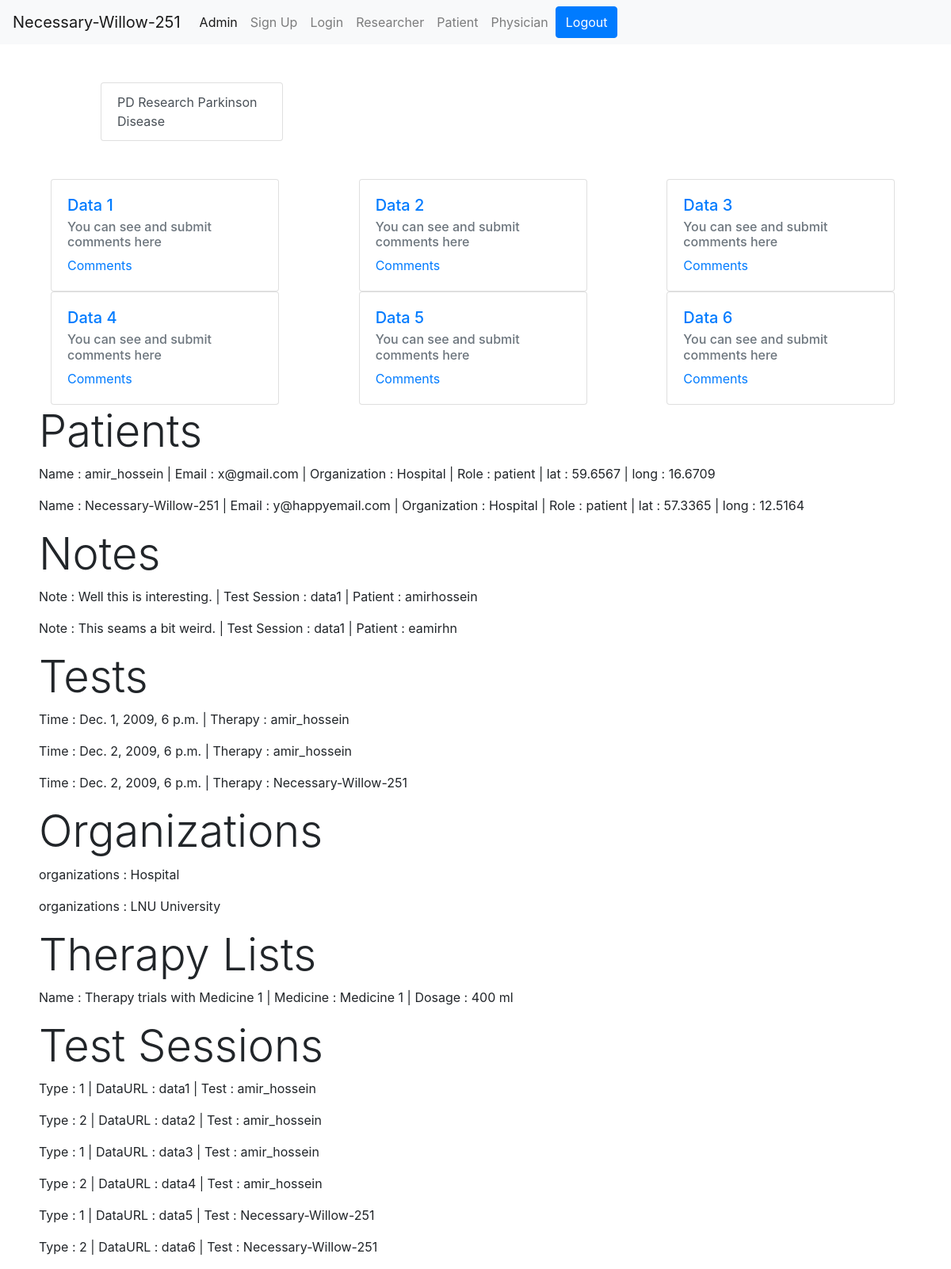
Page /researcher/ (signed in) on the committed database.
### authenticate/models.py (models this page shows, shortened)
class User(models.Model):
    User = models.ForeignKey(User, on_delete=models.CASCADE,null=False)
    userID = models.IntegerField(primary_key=True,null=False)
    Role_IDrole = models.ForeignKey(
        Role, on_delete=models.CASCADE,null=False)
    Organization = models.ForeignKey(
        Organization, on_delete=models.CASCADE, null=False)
    email = models.EmailField(max_length=255)
    lat = models.FloatField(default=None,null=True,blank=True)
    long = models.FloatField(default=None,null=True,blank=True)
    provider = models.CharField(max_length=20,null=True,blank=True)

class Organization(models.Model):
    organizationID = models.IntegerField(primary_key=True,null=False)
    name = models.CharField(max_length=255,null = False)
    def __str__(self):
        return self.name

class Role(models.Model):
    roleID = models.IntegerField(primary_key=True,null=False)
    name = models.CharField(max_length=45,null = False)
    type = models.CharField(max_length=45,null = False)
    def __str__(self):
        return self.name

class Note(models.Model):
    noteID = models.IntegerField(primary_key=True,null=False)
    note = models.TextField()
    Test_Session_IDtest_session = models.ForeignKey(
    Test_Session, on_delete=models.CASCADE, blank=True, null=False)
    User_IDmed = models.ForeignKey(
    User, on_delete=models.CASCADE, blank=True, null=False)

class Test_Session(models.Model):
    test_SessionID = models.IntegerField(primary_key=True,null=False)
    test_type = models.IntegerField(null=False)
    DataURL = models.CharField(max_length=255,null = False)
    Test_IDtest = models.ForeignKey(
    Test, on_delete=models.CASCADE, blank=True, null=False)
    def __str__(self):
        return self.DataURL

class Test(models.Model):
    testID = models.IntegerField(primary_key=True,null=False)
    dateTime = models.DateTimeField(null=False)
    Therapy_IDtherapy = models.ForeignKey(
    Therapy, on_delete=models.CASCADE, blank=True, null=False)

class Therapy(models.Model):
    therapyID = models.IntegerField(primary_key=True,null=False)
    User_IDpatient = models.ForeignKey(
    User, on_delete=models.CASCADE, blank=True, null=False)
    User_IDmed = models.IntegerField(null=True)
    TherapyList_IDtherapylist = models.ForeignKey(
    Therapy_List, on_delete=models.CASCADE, blank=True, null=False)

class Therapy_List(models.Model):
    therapy_listID = models.IntegerField(primary_key=True,null=False)
    name = models.CharField(max_length=45,null = False)
    Medicine_IDmedicine = models.ForeignKey(
    Medicine, on_delete=models.CASCADE, blank=True, null=False)
    Dosage = models.CharField(max_length=45,null=False)

class Medicine(models.Model):
    medicineID = models.IntegerField(primary_key=True,null=False)
    name = models.CharField(max_length=45,null = False)
    def __str__(self):
        return self.name

### authenticate/views.py (the view)
# urls.py: path('researcher/',researcherView,name='researcher'),
def researcherView(request):
    context = User.objects.filter(Role_IDrole=1)
    arg = {'users':context,
    'note':Note.objects.all(),
    'tests':Test.objects.all(),
    'organization':Organization.objects.all(),
    'therapy_list':Therapy_List.objects.all(),
    'test_session':Test_Session.objects.all()}
    return render(request, 'authenticate/researcher.html',arg)

### authenticate/templates/authenticate/researcher.html (shortened to what this page needs)
{% extends 'homePage.html' %}
{%load static%}
{% load crispy_forms_tags %}
{% load socialaccount %}
{% block body %}
<div class="margin-c container-md">
    <div class="row row-cols-1 gx-5" style="margin:3rem;">
        <div class="col-3">
            <div class="list-group">
                <a href="{% url 'parkinson' %}">
                    <button type="button" class="list-group-item list-group-item-action">PD Research Parkinson Disease</button>
                </a>
            </div>
        </div>
    </div>
    <div class="row row-cols-1">
        <div class="col">
        <div class="card" style="width: 18rem;">
            <div class="card-body">
                <a href="{% static 'data1.txt' %}"><h5 class="card-title">Data 1</h5></a>
                <h6 class="card-subtitle mb-2 text-muted">You can see and submit comments here</h6>
              <a href="{% url 'comments' 1 %}" class="card-link">Comments</a>
            </div>
          </div>
        </div>
        <div class="col">
          <div class="card" style="width: 18rem;">
            <div class="card-body">
                <a href="{% static 'data2.txt' %}"><h5 class="card-title">Data 2</h5></a>
                <h6 class="card-subtitle mb-2 text-muted">You can see and submit comments here</h6>
              <a href="{% url 'comments' 2 %}" class="card-link">Comments</a>
            </div>
          </div>
        </div>
          <div class="col">
          <div class="card" style="width: 18rem;">
            <div class="card-body">
                <a href="{% static 'data3.txt' %}"><h5 class="card-title">Data 3</h5></a>
                <h6 class="card-subtitle mb-2 text-muted">You can see and submit comments here</h6>
              <a href="{% url 'comments' 3 %}" class="card-link">Comments</a>
            </div>
          </div>
        </div>
          <div class="col">
          <div class="card" style="width: 18rem;">
            <div class="card-body">
                <a href="{% static 'data4.txt' %}"><h5 class="card-title">Data 4</h5></a>
                <h6 class="card-subtitle mb-2 text-muted">You can see and submit comments here</h6>
              <a href="{% url 'comments' 4 %}" class="card-link">Comments</a>
            </div>
          </div>
        </div>
          <div class="col">
          <div class="card" style="width: 18rem;">
            <div class="card-body">
                <a href="{% static 'data5.txt' %}"><h5 class="card-title">Data 5</h5></a>
                <h6 class="card-subtitle mb-2 text-muted">You can see and submit comments here</h6>
              <a href="{% url 'comments' 5 %}" class="card-link">Comments</a>
            </div>
          </div>
        </div>
          <div class="col">
          <div class="card" style="width: 18rem;">
            <div class="card-body">
                <a href="{% static 'data6.txt' %}"><h5 class="card-title">Data 6</h5></a>
                <h6 class="card-subtitle mb-2 text-muted">You can see and submit comments here</h6>
              <a href="{% url 'comments' 6 %}" class="card-link">Comments</a>
            </div>
          </div>
        </div>
    </div>
    <div class="row row-cols-1">
        <h1 class="display-4">Patients</h1>
    </div>
        {% for user in users %}
        <div class="row">
            <p>Name : {{user.User}} | Email : {{user.email}} | Organization : {{user.Organization}} | Role : {{user.Role_IDrole}} | lat : {{user.lat}} | long : {{user.long}}</p>
        </div>
        {%endfor%}
        <div class="row row-cols-1">
            <h1 class="display-4">Notes</h1>
        </div>
        {% for o in note %}
        <div class="row">
            <p>Note : {{o.note}} | Test Session : {{o.Test_Session_IDtest_session}} | Patient : {{o.User_IDmed}}</p>
        </div>
        {%endfor%}
        <div class="row row-cols-1">
            <h1 class="display-4">Tests</h1>
        </div>
        {% for o in tests %}
        <div class="row">
            <p>Time : {{o.dateTime}} | Therapy : {{o.Therapy_IDtherapy.User_IDpatient}}</p>
        </div>
        {%endfor%}
        <div class="row row-cols-1">
            <h1 class="display-4">Organizations</h1>
        </div>
        {% for o in organization %}
        <div class="row">
            <p>organizations : {{o.name}}</p>
        </div>
        {%endfor%}
        <div class="row row-cols-1">
            <h1 class="display-4">Therapy Lists</h1>
        </div>
        {% for o in therapy_list %}
        <div class="row">
            <p>Name : {{o.name}} | Medicine : {{o.Medicine_IDmedicine}} | Dosage : {{o.Dosage}}</p>
        </div>
        {%endfor%}
        <div class="row row-cols-1">
            <h1 class="display-4">Test Sessions</h1>
        </div>
        {% for o in test_session %}
        <div class="row">
            <p>Type : {{o.test_type}} | DataURL : {{o.DataURL}} | Test : {{o.Test_IDtest.Therapy_IDtherapy.User_IDpatient}}</p>
        </div>
        {%endfor%}
</div>
{% endblock body %}

### authenticate/templates/homePage.html (shortened to what this page needs)
<!DOCTYPE html>
<html>
    <head>
        {%load static%}
        <link rel="stylesheet" href="">
        <link rel="stylesheet" href="https://cdn.jsdelivr.net/npm/bootstrap@4.1.3/dist/css/bootstrap.min.css">
        <link rel="stylesheet" href="{% static 'style.css' %}">
    </head>
    <body>
        <nav class="navbar navbar-expand-lg navbar-light bg-light">
            <a class="navbar-brand" href="{% url 'home' %}"> {%if user.is_authenticated%}{{user.username}}{%else%}Home{%endif%}</a>
            <div class="collapse navbar-collapse" id="navbarNavAltMarkup">
              <div class="navbar-nav">
                <a class="nav-item nav-link active" href="/admin/">Admin <span class="sr-only">(current)</span></a>
                <a class="nav-item nav-link" href="{% url 'signUp' %}">Sign Up</a>
                <a class="nav-item nav-link" href="{% url 'login' %}">Login</a>
                {%if user.is_authenticated%}
                <a class="nav-item nav-link" href="{% url 'researcher' %}">Researcher</a>
                <a class="nav-item nav-link" href="{% url 'patient' %}">Patient</a>
                <a class="nav-item nav-link" href="{% url 'physician' %}">Physician</a>
                  <form class="row " action="{% url 'logOut' %}" method="POST">
                    <button class="btn btn-primary nav-item log-out-btn" type="submit">Logout</button>
                  </form>
                {%endif%}
              </div>
            </div>
          </nav>
          {% block body %}{% endblock body %}
    </body>
</html>

### authenticate/static/style.css (style rules this page uses)
.log-out-btn { margin-left: 1rem; }

### authenticate/templates/authenticate/researcher.html (style rules this page uses)
.margin-c { display:flex; flex-direction:column; margin-left:4rem; }

### rows in the picture
User: User "amir_hossein", email "x@gmail.com", Organization "Hospital", Role_IDrole "patient", lat "59.6567", long "16.6709"
User: User "Necessary-Willow-251", email "y@happyemail.com", Organization "Hospital", Role_IDrole "patient", lat "57.3365", long "12.5164"
Note: note "Well this is interesting.", Test_Session_IDtest_session "data1", User_IDmed "amirhossein"
Note: note "This seams a bit weird.", Test_Session_IDtest_session "data1", User_IDmed "eamirhn"
Test: dateTime "Dec. 1, 2009, 6 p.m.", Therapy_IDtherapy.User_IDpatient "amir_hossein"
Test: dateTime "Dec. 2, 2009, 6 p.m.", Therapy_IDtherapy.User_IDpatient "amir_hossein"
Test: dateTime "Dec. 2, 2009, 6 p.m.", Therapy_IDtherapy.User_IDpatient "Necessary-Willow-251"
Organization: name "Hospital"
Organization: name "LNU University"
Therapy_List: name "Therapy trials with Medicine 1", Medicine_IDmedicine "Medicine 1", Dosage "400 ml"
Test_Session: test_type "1", DataURL "data1", Test_IDtest.Therapy_IDtherapy.User_IDpatient "amir_hossein"
Test_Session: test_type "2", DataURL "data2", Test_IDtest.Therapy_IDtherapy.User_IDpatient "amir_hossein"
Test_Session: test_type "1", DataURL "data3", Test_IDtest.Therapy_IDtherapy.User_IDpatient "amir_hossein"
Test_Session: test_type "2", DataURL "data4", Test_IDtest.Therapy_IDtherapy.User_IDpatient "amir_hossein"
Test_Session: test_type "1", DataURL "data5", Test_IDtest.Therapy_IDtherapy.User_IDpatient "Necessary-Willow-251"
Test_Session: test_type "2", DataURL "data6", Test_IDtest.Therapy_IDtherapy.User_IDpatient "Necessary-Willow-251"

### other values in the picture
{{ user.username }} "Necessary-Willow-251"
